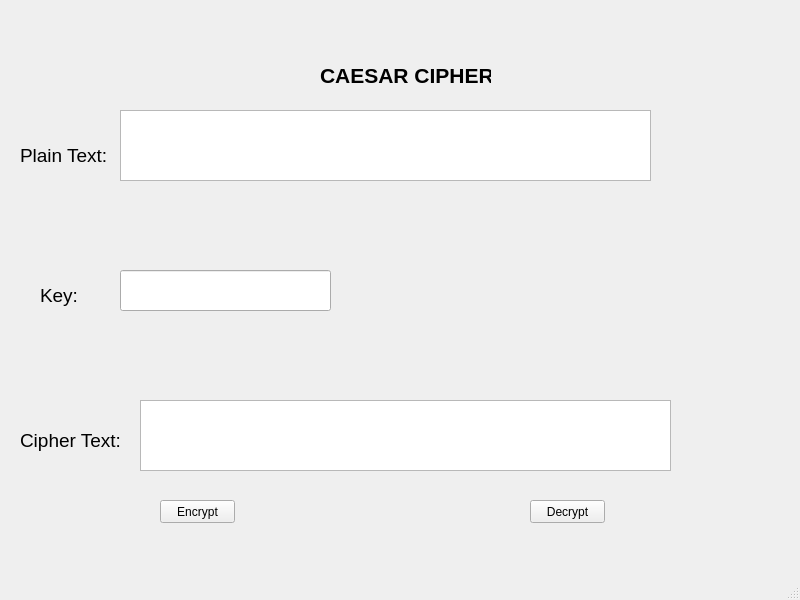
<?xml version="1.0" encoding="UTF-8"?>
<ui version="4.0">
 <class>MainWindow</class>
 <widget class="QMainWindow" name="MainWindow">
  <property name="geometry">
   <rect>
    <x>0</x>
    <y>0</y>
    <width>800</width>
    <height>600</height>
   </rect>
  </property>
  <property name="windowTitle">
   <string>MainWindow</string>
  </property>
  <widget class="QWidget" name="centralwidget">
   <widget class="QLabel" name="label">
    <property name="geometry">
     <rect>
      <x>320</x>
      <y>40</y>
      <width>171</width>
      <height>71</height>
     </rect>
    </property>
    <property name="text">
     <string>&lt;html&gt;&lt;head/&gt;&lt;body&gt;&lt;p&gt;&lt;span style=&quot; font-size:16pt; font-weight:600;&quot;&gt;CAESAR CIPHER&lt;/span&gt;&lt;/p&gt;&lt;/body&gt;&lt;/html&gt;</string>
    </property>
   </widget>
   <widget class="QLabel" name="label_2">
    <property name="geometry">
     <rect>
      <x>20</x>
      <y>140</y>
      <width>101</width>
      <height>31</height>
     </rect>
    </property>
    <property name="text">
     <string>&lt;html&gt;&lt;head/&gt;&lt;body&gt;&lt;p&gt;&lt;span style=&quot; font-size:14pt;&quot;&gt;Plain Text:&lt;/span&gt;&lt;/p&gt;&lt;/body&gt;&lt;/html&gt;</string>
    </property>
   </widget>
   <widget class="QLabel" name="label_3">
    <property name="geometry">
     <rect>
      <x>40</x>
      <y>280</y>
      <width>71</width>
      <height>31</height>
     </rect>
    </property>
    <property name="text">
     <string>&lt;html&gt;&lt;head/&gt;&lt;body&gt;&lt;p&gt;&lt;span style=&quot; font-size:14pt;&quot;&gt;Key:&lt;/span&gt;&lt;/p&gt;&lt;/body&gt;&lt;/html&gt;</string>
    </property>
   </widget>
   <widget class="QLabel" name="label_4">
    <property name="geometry">
     <rect>
      <x>20</x>
      <y>420</y>
      <width>101</width>
      <height>41</height>
     </rect>
    </property>
    <property name="text">
     <string>&lt;html&gt;&lt;head/&gt;&lt;body&gt;&lt;p&gt;&lt;span style=&quot; font-size:14pt;&quot;&gt;Cipher Text:&lt;/span&gt;&lt;/p&gt;&lt;/body&gt;&lt;/html&gt;</string>
    </property>
   </widget>
   <widget class="QPushButton" name="pushButton">
    <property name="geometry">
     <rect>
      <x>160</x>
      <y>500</y>
      <width>75</width>
      <height>23</height>
     </rect>
    </property>
    <property name="text">
     <string>Encrypt</string>
    </property>
   </widget>
   <widget class="QPushButton" name="pushButton_2">
    <property name="geometry">
     <rect>
      <x>530</x>
      <y>500</y>
      <width>75</width>
      <height>23</height>
     </rect>
    </property>
    <property name="text">
     <string>Decrypt</string>
    </property>
   </widget>
   <widget class="QLineEdit" name="lineEdit">
    <property name="geometry">
     <rect>
      <x>120</x>
      <y>270</y>
      <width>211</width>
      <height>41</height>
     </rect>
    </property>
   </widget>
   <widget class="QPlainTextEdit" name="plainTextEdit">
    <property name="geometry">
     <rect>
      <x>120</x>
      <y>110</y>
      <width>531</width>
      <height>71</height>
     </rect>
    </property>
   </widget>
   <widget class="QPlainTextEdit" name="plainTextEdit_2">
    <property name="geometry">
     <rect>
      <x>140</x>
      <y>400</y>
      <width>531</width>
      <height>71</height>
     </rect>
    </property>
   </widget>
  </widget>
  <widget class="QMenuBar" name="menubar">
   <property name="geometry">
    <rect>
     <x>0</x>
     <y>0</y>
     <width>800</width>
     <height>21</height>
    </rect>
   </property>
  </widget>
  <widget class="QStatusBar" name="statusbar"/>
 </widget>
 <resources/>
 <connections/>
</ui>
